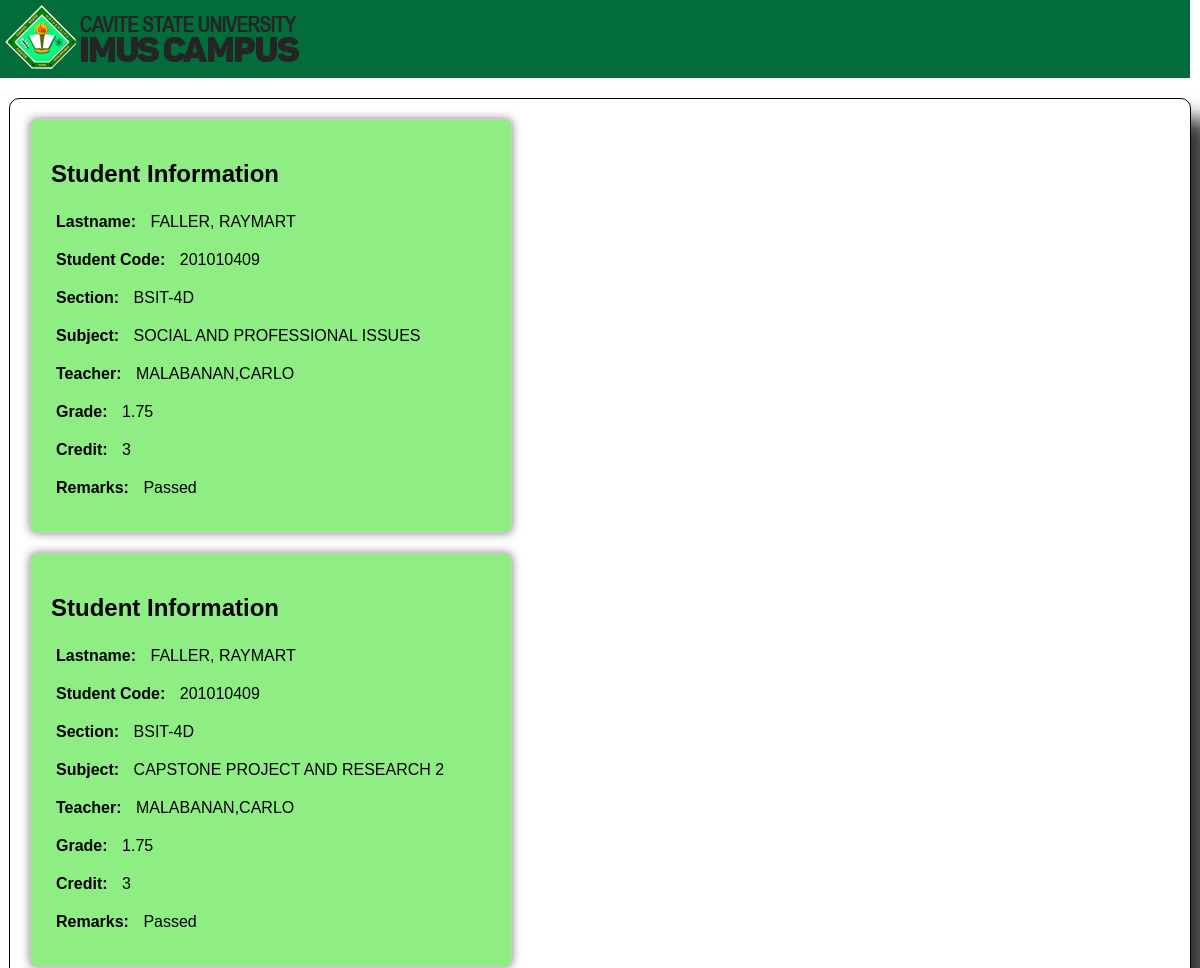
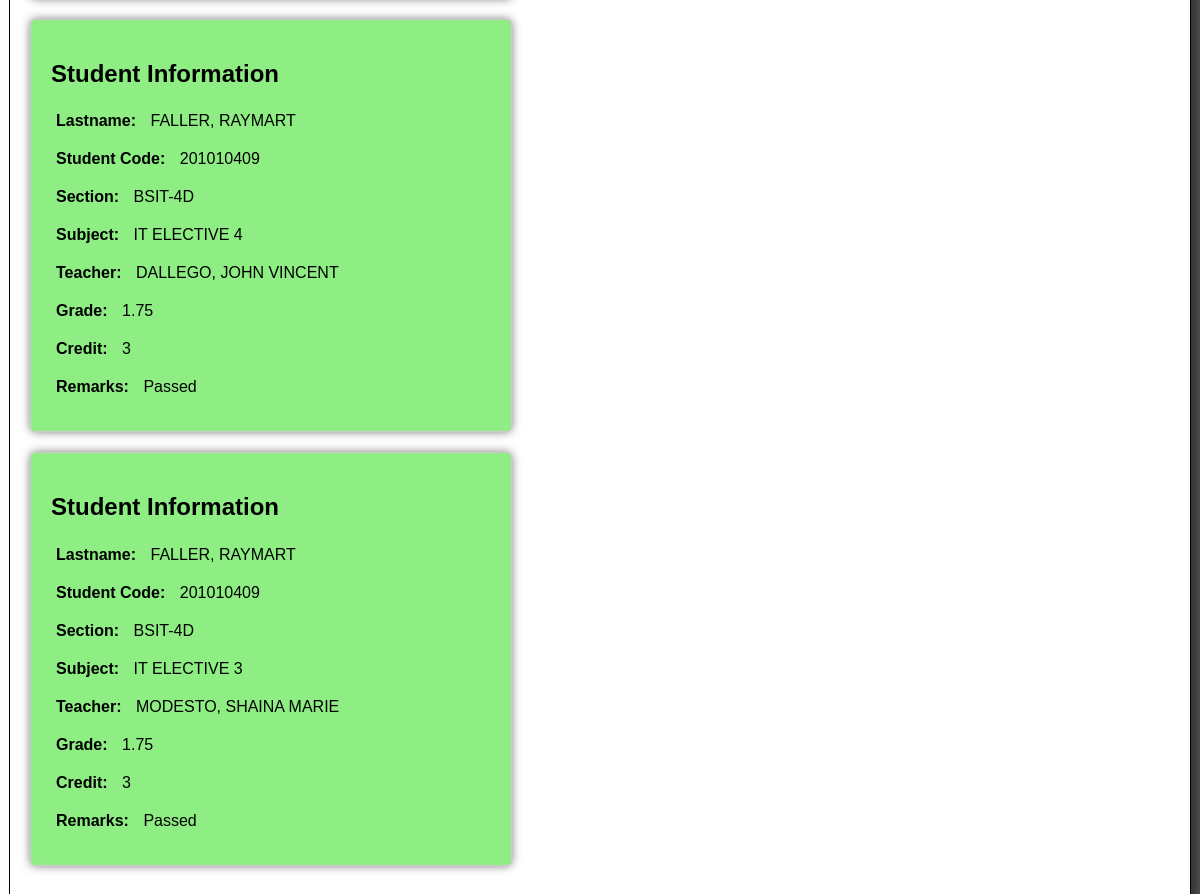
The app's page /student/overallGrades.php?student_code=201010409 with its own data (2 pictures, top to bottom).
### tables this page shows
CREATE TABLE `grading_sheet` (
  `id` int(11) NOT NULL,
  `lastname` varchar(50) DEFAULT NULL,
  `student_code` varchar(20) DEFAULT NULL,
  `subject` varchar(50) DEFAULT NULL,
  `section` varchar(20) DEFAULT NULL,
  `grade` varchar(5) DEFAULT NULL,
  `credit` int(11) DEFAULT NULL,
  `remarks` varchar(100) DEFAULT NULL
);

### student/overallGrades.php (the view, shortened to what this page needs)
<!DOCTYPE html>
<html>
<head>
    <link rel="stylesheet" href="student.css">
</head>
<body>
<div class="content">
        <div class="logo">
           <img src="logo.png" width="296" height="64" alt="Logo">
        </div>
</div>
    <div class="container">
        <?php
        if(isset($_GET['student_code'])) {
            $student_code = $_GET['student_code'];
            $servername = "localhost";
            $username = "root";
            $password = "";
            $dbname = "osrs_db";
            $conn = new mysqli($servername, $username, $password, $dbname);
            $finals_sql = "SELECT * FROM grading_sheet WHERE student_code = '$student_code'";
            $finals_result = $conn->query($finals_sql);
            if ($finals_result && $finals_result->num_rows > 0) {
                while($row = $finals_result->fetch_assoc()) {
                    $subject = $row["subject"];
                    $section = $row["section"];
                    $teacher_sql = "SELECT name FROM teacher WHERE subject = '$subject' AND section = '$section'";
                    $teacher_result = $conn->query($teacher_sql);
                    $teacher_name = ($teacher_result && $teacher_result->num_rows > 0) ? $teacher_result->fetch_assoc()["name"] : "Unknown";
                    echo "<div class='info-overall info-section-overall'><h2>Student Information</h2>" .
     "<div class='info-item'><strong>Lastname:</strong> " . $row["lastname"]. "</div>" .
     "<div class='info-item'><strong>Student Code:</strong> " . $row["student_code"]. "</div>" .
     "<div class='info-item'><strong>Section:</strong> " . $row["section"]. "</div>" .
     "<div class='info-item'><strong>Subject:</strong> " . $row["subject"]. "</div>" .
     "<div class='info-item'><strong>Teacher:</strong> " . $teacher_name . "</div>" .
     "<div class='info-item'><strong>Grade:</strong> " . $row["grade"]. "</div>" .
     "<div class='info-item'><strong>Credit:</strong> " . $row["credit"]. "</div>" .
     "<div class='info-item'><strong>Remarks:</strong> " . $row["remarks"]. "</div></div>";
                }
            } else {
                echo "Grading Sheet data not found for the student.";
            }
        } else {
            echo "Invalid request. Please select a student.";
        }
        ?>
    </div>
</body>
</html>

### student/student.css (style rules this page uses)
body { font-family: Arial, sans-serif; margin: 0; padding: 0; background-color: white; }
.container { width: 95%; margin: 0 auto; background-color: #ffffff; padding: 20px; border-radius: 10px; box-shadow: 20px 20px 20px rgba(0, 0, 0, 0.8); margin-top: 20px; display: flex; flex-wrap: wrap; border: 1px solid black; }
.info-item { margin-bottom: 10px; }
.info-item strong { font-weight: bold; margin-right: 10px; }
.info-overall { flex: 0 0 calc(40.33% - 20px); margin-bottom: 20px; border: 1px solid #ccc; padding: 20px; border-radius: 6px; background-color: #8eee83; box-shadow: 0 0 10px rgba(0, 0, 0, 0.5); margin-right: 150px; }
.info-item { padding: 5px; }
.content { padding: 5px; background-color: #026c3b; display: flex; align-items: center; transition: transform 0.3s; margin-right: 10px; }

### records on screen
grading_sheet: lastname "FALLER, RAYMART", student_code "201010409", section "BSIT-4D", subject "SOCIAL AND PROFESSIONAL ISSUES", teacher_name "MALABANAN,CARLO", grade "1.75", credit "3", remarks "Passed"
grading_sheet: lastname "FALLER, RAYMART", student_code "201010409", section "BSIT-4D", subject "CAPSTONE PROJECT AND RESEARCH 2", teacher_name "MALABANAN,CARLO", grade "1.75", credit "3", remarks "Passed"
grading_sheet: lastname "FALLER, RAYMART", student_code "201010409", section "BSIT-4D", subject "IT ELECTIVE 4", teacher_name "DALLEGO, JOHN VINCENT", grade "1.75", credit "3", remarks "Passed"
grading_sheet: lastname "FALLER, RAYMART", student_code "201010409", section "BSIT-4D", subject "IT ELECTIVE 3", teacher_name "MODESTO, SHAINA MARIE", grade "1.75", credit "3", remarks "Passed"
